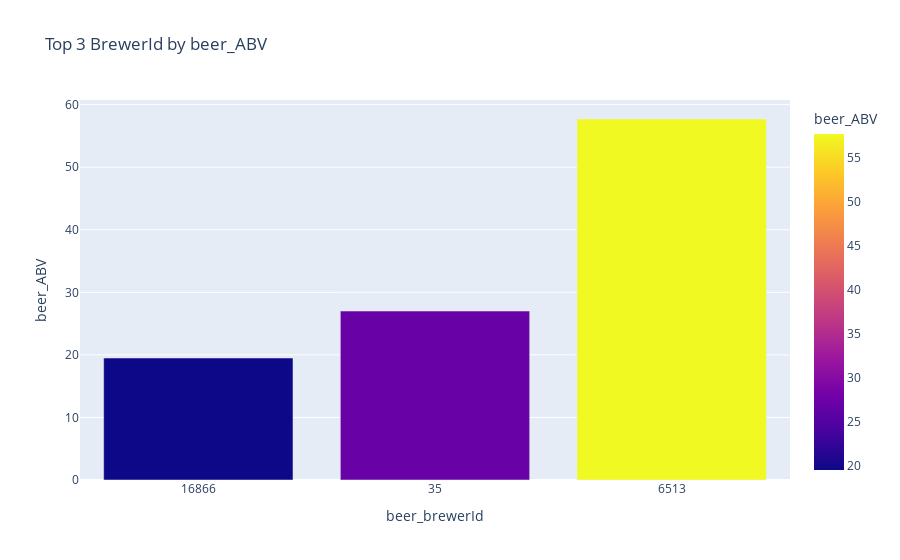

Here is the notebook cell this chart was saved with:
### Code cell
fig = px.bar(Top_3_beers_by_abv, 
             x='beer_brewerId', 
             y='beer_ABV',
             color ='beer_ABV',
             title ='Top 3 BrewerId by beer_ABV')
fig.update_xaxes(type='category')
fig.show()
fig.write_html(output_dir +"top3_brwIds by ABV.html")

### Figure 1 — Plotly figure (JSON) as saved in the notebook; plotly's stock layout.template omitted (floating-point values rounded to 4 significant figures)
{"data": [{"alignmentgroup": "True", "hovertemplate": "beer_brewerId=%{x}<br>beer_ABV=%{marker.color}<extra></extra>", "legendgroup": "", "marker": {"color": [19.5, 27, 57.7], "coloraxis": "coloraxis", "pattern": {"shape": ""}}, "name": "", "offsetgroup": "", "orientation": "v", "showlegend": false, "textposition": "auto", "type": "bar", "x": [16866, 35, 6513], "xaxis": "x", "y": [19.5, 27, 57.7], "yaxis": "y"}], "layout": {"barmode": "relative", "coloraxis": {"colorbar": {"title": {"text": "beer_ABV"}}, "colorscale": [[0, "#0d0887"], [0.1111, "#46039f"], [0.2222, "#7201a8"], [0.3333, "#9c179e"], [0.4444, "#bd3786"], [0.5556, "#d8576b"], [0.6667, "#ed7953"], [0.7778, "#fb9f3a"], [0.8889, "#fdca26"], [1, "#f0f921"]]}, "legend": {"tracegroupgap": 0}, "title": {"text": "Top 3 BrewerId by beer_ABV"}, "xaxis": {"anchor": "y", "domain": [0, 1], "title": {"text": "beer_brewerId"}, "type": "category"}, "yaxis": {"anchor": "x", "domain": [0, 1], "title": {"text": "beer_ABV"}}}}
